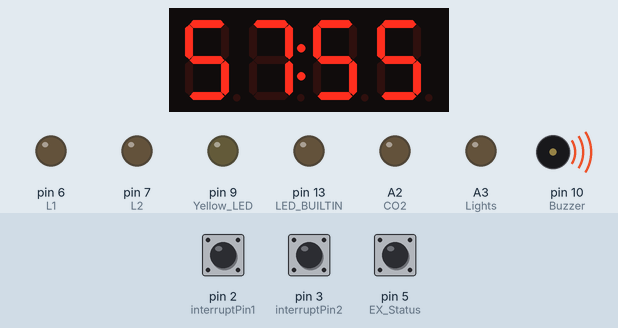
Recording of a sketch running on a simulated Arduino Uno, built with avr-gcc and run on an emulated ATmega328P. Shown: 4-digit seven-segment display, output pins drawn as LEDs (lit = HIGH), buzzer (waves = sounding, pin HIGH). Dashed ring = blinking. The test bench sets the inputs (shaded band); at power-on: pin 2 (interruptPin1) HIGH, pin 3 (interruptPin2) HIGH, pin 5 (EX_Status) HIGH. EEPROM starts erased.

Above: at 6.1 s.
6.2 s: pin 2 (interruptPin1) pulled LOW for 0.15 s
At 7.3 s:
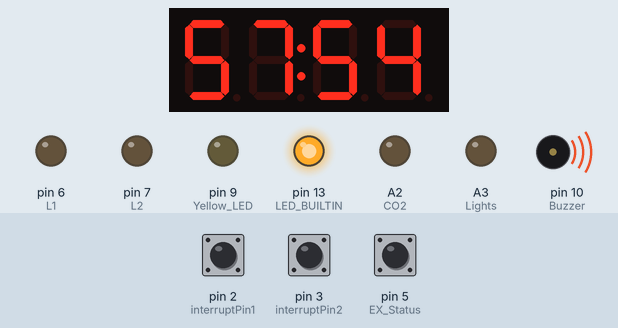
7.9 s: pin 3 (interruptPin2) pulled LOW for 0.15 s
At 8.01 s:
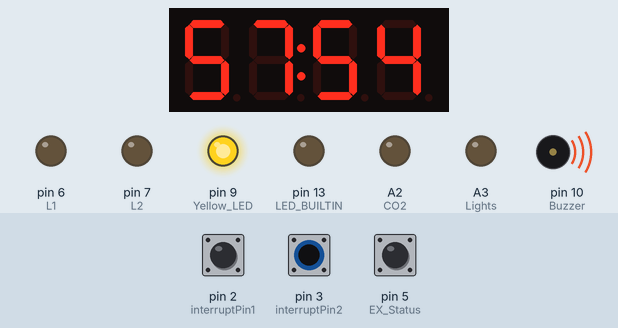
11.0 s: pin 2 (interruptPin1) pulled LOW for 1 s
At 11.4 s:
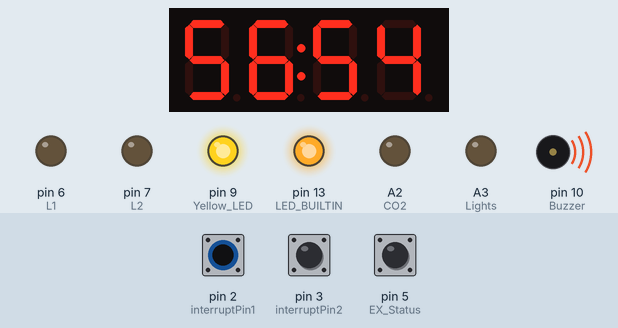
13.6 s: pin 3 (interruptPin2) pulled LOW for 1 s
At 16.5 s:
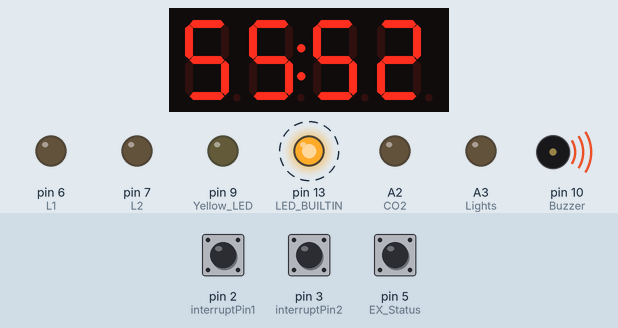
Timing chart, 0 to 18.2 s (numbered marks = the images above; inputs shaded):
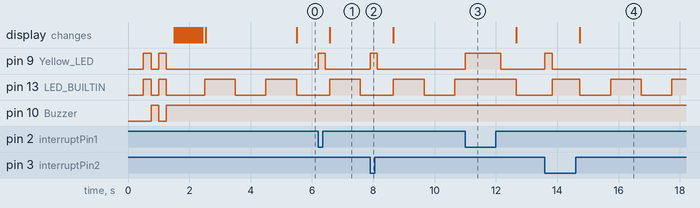

Measured:
- after the input at 6.2 s, pin 9 (Yellow_LED): LOW → HIGH at once, → LOW 0.23 s later; the display: changes after 0.38 s (image 1)
- after the input at 7.9 s, pin 9 (Yellow_LED): LOW → HIGH at once, → LOW 0.23 s later
- after the input at 11.0 s, pin 9 (Yellow_LED): LOW → HIGH at once, → LOW 1.2 s later
- after the input at 13.6 s, pin 9 (Yellow_LED): LOW → HIGH at once, → LOW 0.23 s later; the display: changes after 1.1 s (image 4)
- by itself, pin 13 (LED_BUILTIN): alternates HIGH for 0.95 s and LOW for 1.0 s

The sketch:

My_Aqua_Board.ino
```cpp
 #include <TimerOne.h>
 #include <EEPROM.h>
 #include "SevenSegmentExtended.h"
 #define Lights A3
 #define CO2 A2


const byte interruptPin1 = 2;
const byte interruptPin2 = 3;
const byte Yellow_LED = 9;
const byte Buzzer = 10;

volatile short h=0;
volatile short m=01;
volatile short s=10;
volatile short ms=99;
//volatile short days=0;

volatile byte Safty_counter=0;
volatile byte Night;
volatile byte delay_seconds=3;
volatile byte day_time_duration = 8;

const byte EX_Status = 5;
const byte L1=6;
const byte L2=7;
const byte PWM=9;
volatile byte state = LOW;
//----------------------------
SevenSegmentExtended    display(A4, A5); //(PIN_CLK, PIN_DIO)
//***********************************************************
void setup()
{
 // Serial.begin(9600);

  noInterrupts();
  m = EEPROM.read(0);
  h = EEPROM.read(1);
  //days = EEPROM.read(2);
  Night = EEPROM.read(3);

  interrupts();

  delay(500);                // wait 1000 ms

  pinMode(LED_BUILTIN, OUTPUT);
  pinMode(Yellow_LED, OUTPUT);
  pinMode(Buzzer, OUTPUT);
  pinMode(Lights, OUTPUT);
  pinMode(CO2, OUTPUT);

  pinMode(L1, OUTPUT);
  pinMode(L2, OUTPUT);
  pinMode(PWM, OUTPUT);

  digitalWrite(L1, LOW);
  digitalWrite(L2,  LOW);
  digitalWrite(Buzzer,  HIGH);
  digitalWrite(Lights,  LOW);
  digitalWrite(CO2,  LOW);

  pinMode(EX_Status, INPUT_PULLUP);
  pinMode(interruptPin1, INPUT_PULLUP);
  pinMode(interruptPin2, INPUT_PULLUP);

  attachInterrupt(digitalPinToInterrupt(interruptPin1), PB_UP, FALLING );
  attachInterrupt(digitalPinToInterrupt(interruptPin2), PB_DOWN, FALLING );

  for(int i=0; i< 2;i++)
  {
    digitalWrite(Yellow_LED, HIGH);
    digitalWrite(LED_BUILTIN, HIGH);
    digitalWrite(Buzzer, LOW);
    delay(250);
    digitalWrite(Yellow_LED, LOW);
    digitalWrite(LED_BUILTIN, LOW);
    digitalWrite(Buzzer, HIGH);
    delay(250);
  }

  Timer1.initialize(200);
  Timer1.attachInterrupt(Tick);
  Timer1.setPeriod(10000); //10000 is for 1s

  Serial.begin(9600);         // initializes the Serial connection @ 9600 baud
  display.begin();            // initializes the display
  display.setBacklight(100);  // set the brightness to 100 %
 // display.print("INIT");      // display INIT on the display
  display.clear();
}
//***********************************************************
void loop()
{
}
//***********************************************************
void Tick()
{
    ms--;

    // feed times
    byte Hr1 = 0;
    byte Min1 = 5; // feed five minutes before and after lighting

    byte Hr2 = day_time_duration - 1;
    byte Min2 = 55;

    if(ms < 0) // each second
    {
      s--;
      ms=99;

      //---------lights------------
      if(Night == HIGH)
      {   digitalWrite(Lights, LOW);    }
      else if(Night == LOW)
      {   digitalWrite(Lights, HIGH);   }
      //----------Co2--------------
      if(h == 0 && Night == LOW) //stop Co2 one our earlier
      {   digitalWrite(CO2, LOW);       }
      else if(h == 0 && Night == HIGH) //open Co2 one our earlier
      {   digitalWrite(CO2, HIGH);      }
      else if(Night == LOW) //stop Co2 one our earlier
      {   digitalWrite(CO2, HIGH);       }
      else if(Night == HIGH) //stop Co2 one our earlier
      {   digitalWrite(CO2, LOW);       }
      //---------------------------

      if(h == 0 && m == 0 && delay_seconds == 0)
        display.printTime(m, s, true);
      else if(m == 0 && delay_seconds == 0)
        display.printTime(h, s, true);
      else if (delay_seconds == 0)
        display.printTime(h, m, true);
      else
      {
        delay_seconds--;
      }
      state = !state;
      digitalWrite(LED_BUILTIN, state);

      Safty_counter++;
      if(Safty_counter >= 4) // for safty and cheking puring is off
      {
         noInterrupts();
         Safty_counter = 0;
         digitalWrite(L1, LOW);
         digitalWrite(PWM, LOW);
       //  digitalWrite(Yellow_LED, LOW);
         interrupts();
      }
    }
    if(s < 0)
    {
       s=59;
       m--;

      //if(Night == LOW && m > 0 && m < 59)
      //{ display.print("L On");  delay_seconds = 3;}
      //else if (m > 0 && m < 59)
      //{ display.print("LOFF");  delay_seconds = 3;}

       EEPROM.write(0, m);
       EEPROM.write(1, h);
       //EEPROM.write(2, days);
       EEPROM.write(3, Night); //Sun status
    }
    if(m < 0)
    {
       m=59;
       h--;
    }
    if(h < 0)
    {
      if(Night == HIGH)
        {h = day_time_duration - 1;}
      else
        {h = 24 - day_time_duration - 1;}

      Night = !Night;
    //  days++;
    }
    //----------------------------------------------------

    if( Night == LOW)
    {
      //---------------------------------------------
      if(((h == Hr1 && m== Min1) || (h == Hr2 && m== Min2)) && s == 1 && ms == 23) //pour
      {
         noInterrupts();
         digitalWrite(L1, HIGH);
         digitalWrite(PWM, HIGH);
         digitalWrite(Yellow_LED, HIGH);
         interrupts();
      }
      if(((h == Hr1 && m== Min1) || (h == Hr2 && m== Min2)) && s == 1 &&  ms == 1) //stop
      {
         noInterrupts();
         digitalWrite(L1, LOW);
         digitalWrite(PWM, LOW);
         digitalWrite(Yellow_LED, LOW);
         interrupts();
      }

      if(((h == Hr1 && m== Min1) || (h == Hr2 && m== Min2)) && s == 10 && ms == 80) //buzzer on
      {noInterrupts();          digitalWrite(Buzzer, LOW);          digitalWrite(Yellow_LED, HIGH);           interrupts(); }
      if(((h == Hr1 && m== Min1) || (h == Hr2 && m== Min2)) && s == 10 && ms == 5) //buzzer off
      {noInterrupts();          digitalWrite(Buzzer, HIGH);          digitalWrite(Yellow_LED, LOW);           interrupts();}

      if(((h == Hr1 && m== Min1) || (h == Hr2 && m== Min2)) && s == 9 && ms == 90) //buzzer on
      {noInterrupts();          digitalWrite(Buzzer, LOW);          digitalWrite(Yellow_LED, HIGH);           interrupts(); }
      if(((h == Hr1 && m== Min1) || (h == Hr2 && m== Min2)) && s == 9 && ms == 70) //buzzer off
      {noInterrupts();          digitalWrite(Buzzer, HIGH);          digitalWrite(Yellow_LED, LOW);           interrupts();}


    }
}
//***********************************************************
void PB_UP()  //its up side button (purs the feedings)
{
   int button_counter=0;
   noInterrupts();
   button_counter = s;
   digitalWrite(Yellow_LED, HIGH);
   button_counter = 0;
   while(digitalRead(interruptPin1)==LOW || button_counter < 32000) { digitalRead(0); button_counter++; };
   digitalWrite(Yellow_LED, LOW);
   interrupts();

   if(digitalRead(EX_Status)==LOW && button_counter != s) // (if deep swich is ON)
   {
       m++;
       if(m >= 60)
          m = 0;
   }
   else
   {
       m--;
       if(m <= 0)
          m = 60;
   }
  save_eeprom();
}
//***********************************************************
void PB_DOWN()
{
   int button_counter=0;

   noInterrupts();
   button_counter = s;
   digitalWrite(Yellow_LED, HIGH);

   button_counter = 0;
   while(digitalRead(interruptPin1)==LOW || button_counter < 32000) { digitalRead(0); button_counter++; };
   digitalWrite(Yellow_LED, LOW);
   interrupts();

   if(digitalRead(EX_Status)==LOW && button_counter != s) // to reset the time to day 1, 00:00 (if deep swich is ON)
   {
       h++;

       if((Night == HIGH && h > 24 - day_time_duration) || (Night == LOW && h > day_time_duration - 1))
       {
          h=0;
          Night = !Night;
          delay_seconds = 3;
       }

   }
   else // to manual pour
   {
       h--;

       if(h<0)
       {
         if(Night == HIGH )
         {            h = day_time_duration - 1;        }
         else
         {            h = 24 - day_time_duration;         }
         Night = !Night;
         delay_seconds = 3;
         }
    }
}
void save_eeprom()
{
    noInterrupts();
    EEPROM.write(0, m); //m
    EEPROM.write(1, h); //h
    // EEPROM.write(2, 1); //days
    EEPROM.write(3, Night); //Sun status
    interrupts();
}

//***********************************************************
```
